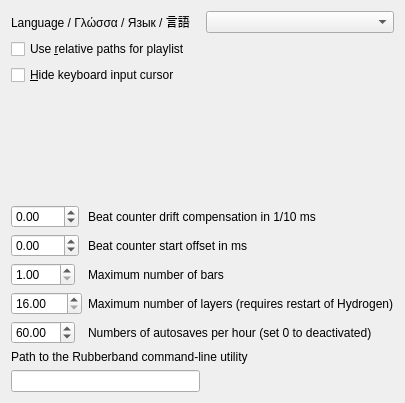
         <widget class="QWidget" name="GeneralTab">
          <attribute name="title">
           <string>&amp;General</string>
          </attribute>
          <layout class="QVBoxLayout" name="verticalLayout_3">
           <item>
            <layout class="QHBoxLayout" name="languageHorizontalLayout">
             <item>
              <widget class="QLabel" name="languageLabel">
               <property name="text">
                <string>Language / Γλώσσα / Язык / 言語</string>
               </property>
              </widget>
             </item>
             <item>
              <widget class="LCDCombo" name="languageComboBox"/>
             </item>
            </layout>
           </item>
           <item>
            <widget class="QCheckBox" name="useRelativePlaylistPathsCheckbox">
             <property name="text">
              <string>Use &amp;relative paths for playlist</string>
             </property>
            </widget>
           </item>
           <item>
            <widget class="QCheckBox" name="hideKeyboardCursor">
             <property name="text">
              <string>&amp;Hide keyboard input cursor</string>
             </property>
            </widget>
           </item>
           <item>
            <spacer name="verticalSpacer_3">
             <property name="orientation">
              <enum>Qt::Vertical</enum>
             </property>
             <property name="sizeHint" stdset="0">
              <size>
               <width>20</width>
               <height>114</height>
              </size>
             </property>
            </spacer>
           </item>
           <item>
            <layout class="QFormLayout" name="formLayout">
             <item row="0" column="0">
              <widget class="LCDSpinBox" name="m_pBeatCounterDriftCompensationSpinBox">
               <property name="toolTip">
                <string>first step, adjust timing mismatch between controller/keyboard trigger latency and computed bpm</string>
               </property>
               <property name="minimum">
                <double>-200.000000000000000</double>
               </property>
               <property name="maximum">
                <double>200.000000000000000</double>
               </property>
              </widget>
             </item>
             <item row="0" column="1">
              <widget class="QLabel" name="bClabel_2">
               <property name="text">
                <string>Beat counter drift compensation in 1/10 ms   </string>
               </property>
              </widget>
             </item>
             <item row="1" column="0">
              <widget class="LCDSpinBox" name="m_pBeatCounterStartOffsetSpinBox">
               <property name="toolTip">
                <string>second step, adjust offset between last controller/keyboard trigger and the deferred sequencer startup </string>
               </property>
               <property name="minimum">
                <double>-500.000000000000000</double>
               </property>
               <property name="maximum">
                <double>500.000000000000000</double>
               </property>
              </widget>
             </item>
             <item row="1" column="1">
              <widget class="QLabel" name="label">
               <property name="text">
                <string>Beat counter start offset in ms    </string>
               </property>
              </widget>
             </item>
             <item row="2" column="0">
              <widget class="LCDSpinBox" name="sBmaxBars">
               <property name="toolTip">
                <string>second step, adjust offset between last controller/keyboard trigger and the deferred sequencer startup </string>
               </property>
               <property name="minimum">
                <double>1.000000000000000</double>
               </property>
               <property name="maximum">
                <double>800.000000000000000</double>
               </property>
              </widget>
             </item>
             <item row="3" column="0">
              <widget class="LCDSpinBox" name="sBmaxLayers">
               <property name="toolTip">
                <string>Maximum number of instrument layers</string>
               </property>
               <property name="minimum">
                <double>16.000000000000000</double>
               </property>
               <property name="maximum">
                <double>8192.000000000000000</double>
               </property>
              </widget>
             </item>
             <item row="3" column="1">
              <widget class="QLabel" name="lblMaxLayers">
               <property name="text">
                <string>Maximum number of layers (requires restart of Hydrogen)</string>
               </property>
              </widget>
             </item>
             <item row="2" column="1">
              <widget class="QLabel" name="label_3">
               <property name="text">
                <string>Maximum number of bars</string>
               </property>
              </widget>
             </item>
             <item row="4" column="0">
              <widget class="LCDSpinBox" name="autosaveSpinBox">
               <property name="maximum">
                <double>360.000000000000000</double>
               </property>
               <property name="value">
                <double>60.000000000000000</double>
               </property>
              </widget>
             </item>
             <item row="4" column="1">
              <widget class="QLabel" name="autosaveLabel">
               <property name="text">
                <string>Numbers of autosaves per hour (set 0 to deactivated)</string>
               </property>
              </widget>
             </item>
            </layout>
           </item>
           <item>
            <layout class="QGridLayout" name="gridLayout">
             <item row="0" column="0" colspan="2">
              <widget class="QLabel" name="pathToRubberbandExLable">
               <property name="text">
                <string>Path to the Rubberband command-line utility</string>
               </property>
              </widget>
             </item>
             <item row="1" column="1">
              <spacer name="horizontalSpacer">
               <property name="orientation">
                <enum>Qt::Horizontal</enum>
               </property>
               <property name="sizeHint" stdset="0">
                <size>
                 <width>40</width>
                 <height>20</height>
                </size>
               </property>
              </spacer>
             </item>
             <item row="1" column="0">
              <widget class="QLineEdit" name="rubberbandLineEdit">
               <property name="minimumSize">
                <size>
                 <width>181</width>
                 <height>0</height>
                </size>
               </property>
              </widget>
             </item>
            </layout>
           </item>
          </layout>
         </widget>
